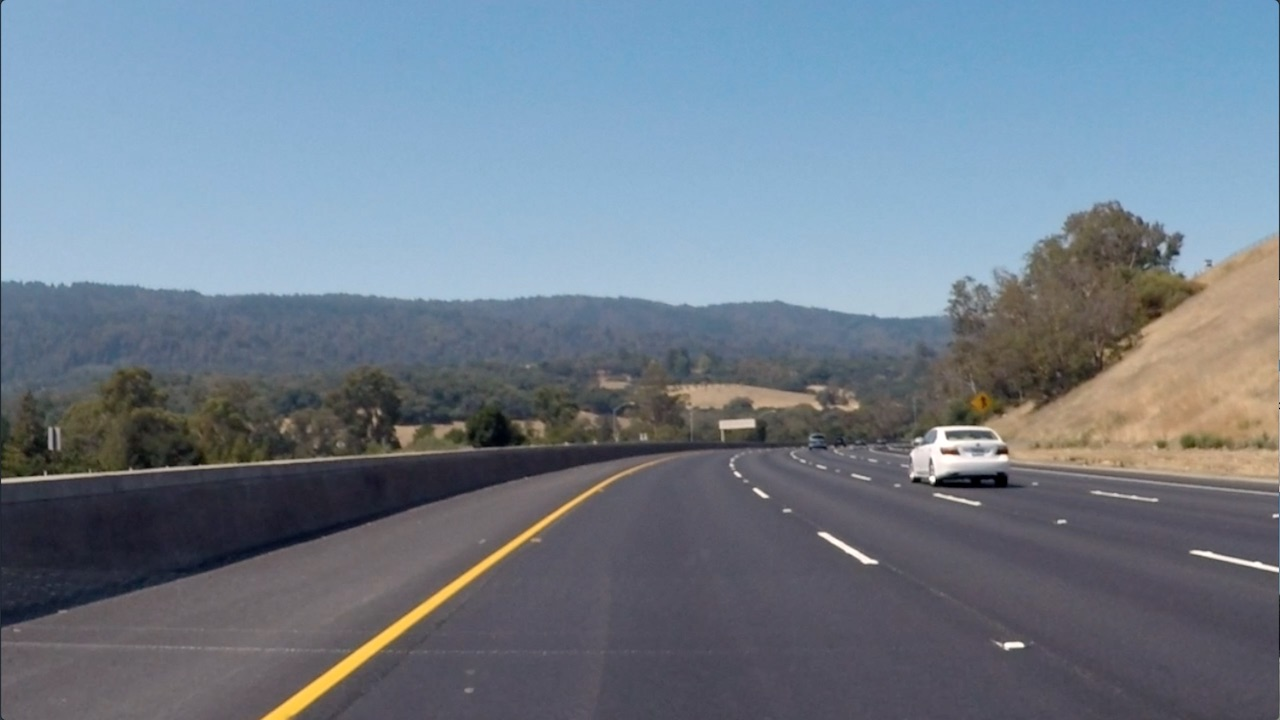
#> input picture data/curved-lane.jpg, 1280 x 720 px
$ python gradient.py   (older library calls are emulated)
#> lines starting #> are read from the running program, lines starting #| are printed output that depends on the picture; after the words box and inside, x2 and y2 are one past the last pixel; in counts of white or black regions, pixels touching at a corner belong together
import numpy as np
import cv2
import matplotlib.pyplot as plt


def abs_sobel_thresh(img, orient='x', sobel_kernel=3, thresh_min=0, thresh_max=255):
    # Grayscale
    # Apply cv2.Sobel()
    # Take the absolute value of the output from cv2.Sobel()
    # Scale the result to an 8-bit range (0-255)
    # Apply lower and upper thresholds
    # Create binary_output
    gray = cv2.cvtColor(img, cv2.COLOR_BGR2GRAY)
    if orient == 'x':
        sobel = cv2.Sobel(gray, cv2.CV_64F, 1, 0, ksize=sobel_kernel)
    else:
        sobel = cv2.Sobel(gray, cv2.CV_64F, 0, 1, ksize=sobel_kernel)

    abs_sobel = np.absolute(sobel)
    scaled_sobel = np.uint8(255 * abs_sobel / np.max(abs_sobel))

    binary_output = np.zeros_like(scaled_sobel)
    binary_output[(scaled_sobel > thresh_min) & (scaled_sobel < thresh_max)] = 1

    return binary_output


def mag_thresh(img, sobel_kernel=3, thresh_min=0, thresh_max=255):
    # Apply the following steps to img
    # 1) Convert to grayscale
    # 2) Take the gradient in x and y separately
    # 3) Calculate the magnitude
    # 4) Scale to 8-bit (0 - 255) and convert to type = np.uint8
    # 5) Create a binary mask where mag thresholds are met
    # 6) Return this mask as your binary_output image
    gray = cv2.cvtColor(img, cv2.COLOR_BGR2GRAY)

    sobel_x = cv2.Sobel(gray, cv2.CV_64F, 1, 0, ksize=sobel_kernel)
    sobel_y = cv2.Sobel(gray, cv2.CV_64F, 0, 1, ksize=sobel_kernel)

    gradient_magnitude = np.sqrt(sobel_x ** 2 + sobel_y ** 2) # g = sqrt(sx^2 + sy^2)

    scale_factor = np.max(gradient_magnitude) / 255

    gradient_magnitude = (gradient_magnitude / scale_factor).astype(np.uint8)

    binary_output = np.zeros_like(gradient_magnitude)
    binary_output[(gradient_magnitude > thresh_min) & (gradient_magnitude < thresh_max)] = 1

    return binary_output


def dir_threshold(img, sobel_kernel=3, thresh_min=0., thresh_max = np.pi / 2):
    # Apply the following steps to img
    # 1) Convert to grayscale
    # 2) Take the gradient in x and y separately
    # 3) Take the absolute value of the x and y gradients
    # 4) Use np.arctan2(abs_sobely, abs_sobelx) to calculate the direction of the gradient
    # 5) Create a binary mask where direction thresholds are met
    # 6) Return this mask as your binary_output image
    gray = cv2.cvtColor(img, cv2.COLOR_BGR2GRAY)

    sobel_x = cv2.Sobel(gray, cv2.CV_64F, 1, 0, ksize=sobel_kernel)
    sobel_y = cv2.Sobel(gray, cv2.CV_64F, 0, 1, ksize=sobel_kernel)

    abs_sobel_x = np.absolute(sobel_x)
    abs_sobel_y = np.absolute(sobel_y)

    direction = np.arctan2(abs_sobel_y, abs_sobel_x)

    binary_output = np.zeros_like(direction)
    binary_output[(direction > thresh_min) & (direction < thresh_max)] = 1

    return binary_output


# sample = cv2.imread("data/signs_vehicles_xygrad.png")

sample = cv2.imread("data/curved-lane.jpg")
#> sample is the input picture: shape (720, 1280, 3); mean B, G, R 138.7, 125, 112.1
# [12 lines of commented-out code are left out]
ksize = 11 # Choose a larger odd number to smooth gradient measurements

# Apply each of the thresholding functions
gradx = abs_sobel_thresh(sample, orient='x', sobel_kernel=ksize, thresh_min=20, thresh_max=100)
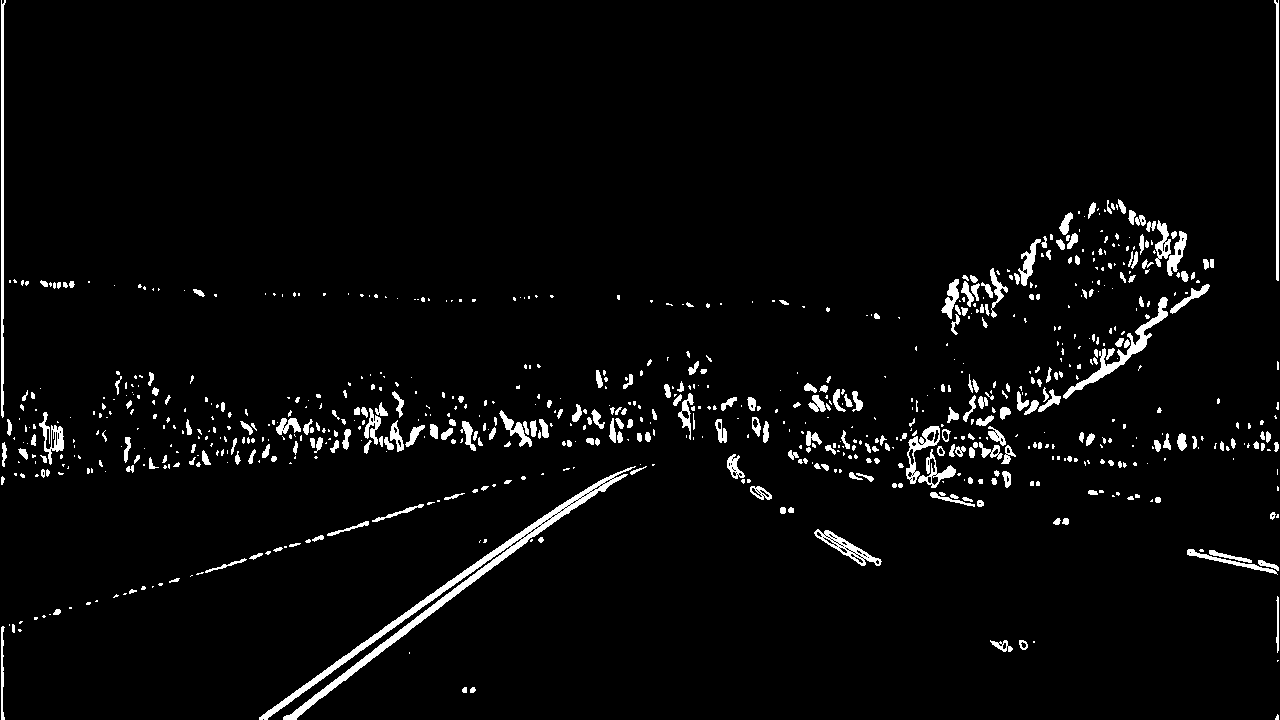
#> gradx: shape (720, 1280); values 0 (black) and 1 (white), 3.6% white; 782 white regions (479 under 20 px), largest, box (x1, y1, x2, y2) and area: (259, 466, 636, 720) 5020, (1063, 297, 1168, 399) 1244, (1, 0, 6, 418) 1229
grady = abs_sobel_thresh(sample, orient='y', sobel_kernel=ksize, thresh_min=20, thresh_max=100)
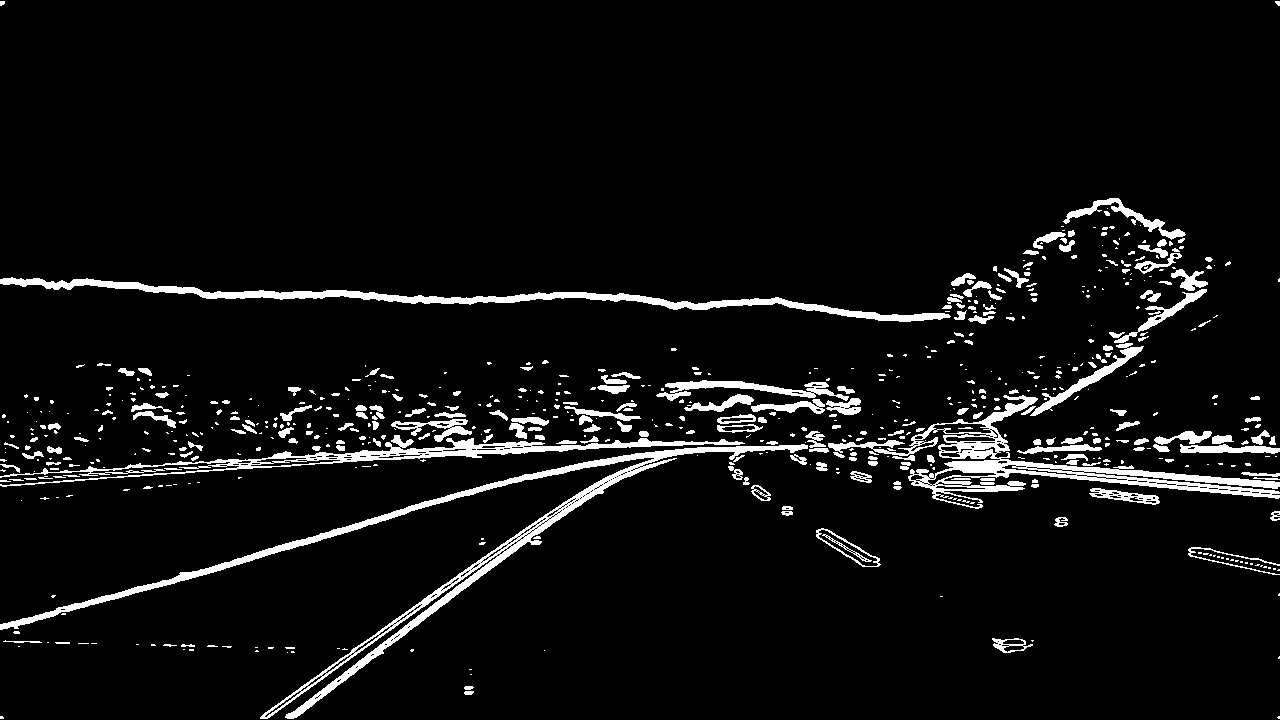
#> grady: shape (720, 1280); values 0 (black) and 1 (white), 5.9% white; 653 white regions (412 under 20 px), largest, box (x1, y1, x2, y2) and area: (0, 444, 808, 719) 10285, (828, 395, 1280, 509) 7969, (0, 277, 951, 322) 6297
mag_binary = mag_thresh(sample, sobel_kernel=ksize, thresh_min=30, thresh_max=100)
#> in mag_thresh, `scale_factor = np.max(gradient_magnitude) / 255`: scale_factor = 102823.2
#> mag_binary: shape (720, 1280); values 0 (black) and 1 (white), 4.9% white; 301 white regions (193 under 20 px), largest, box (x1, y1, x2, y2) and area: (0, 198, 1280, 633) 15470, (0, 0, 977, 333) 6565, (0, 411, 583, 486) 5015
dir_binary = dir_threshold(sample, sobel_kernel=ksize, thresh_min=0.7, thresh_max=1.3)
#> in dir_threshold, `direction = np.arctan2(abs_sobel_y, abs_sobel_x)`:
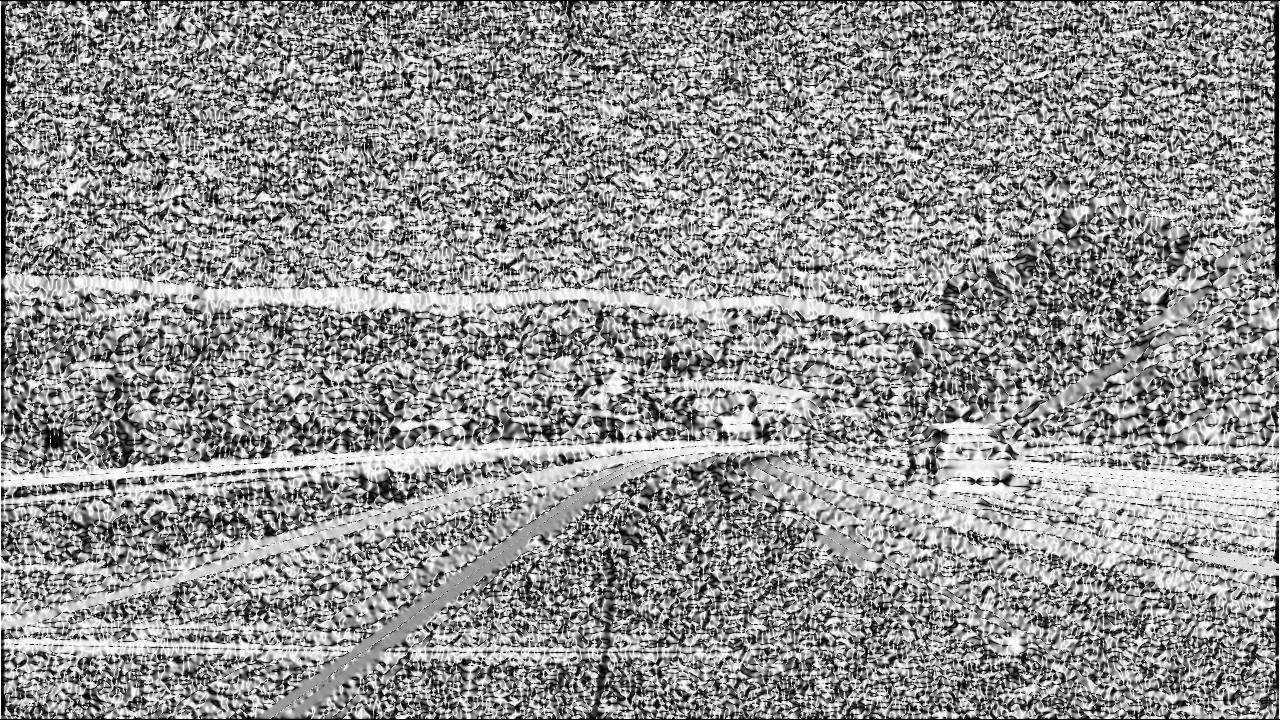
#> direction: shape (720, 1280) float64; min 0, max 1.57, mean 0.907; drawn with min black and max white
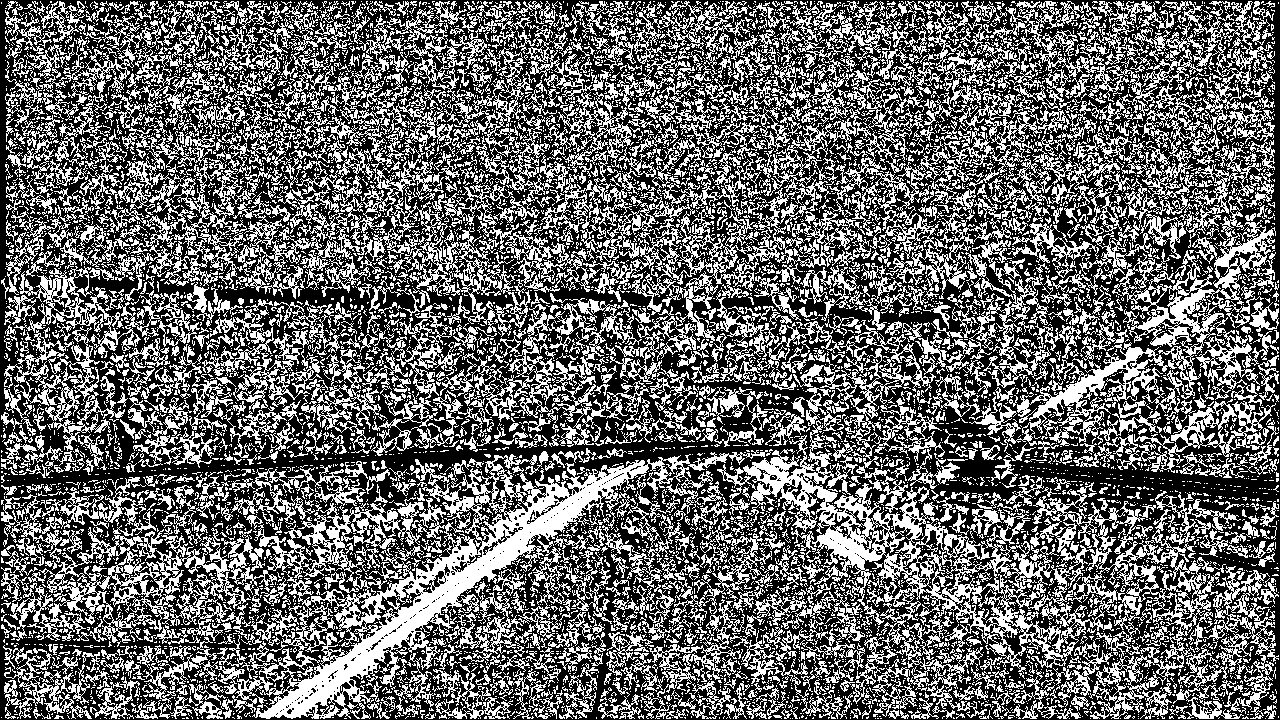
#> dir_binary: shape (720, 1280) float64; values 0 (black) and 1 (white), 40.6% white in thin lines or dots

combined = np.zeros_like(dir_binary)
combined[((gradx == 1) & (grady == 1)) | ((mag_binary == 1) & (dir_binary == 1))] = 1

plt.imshow(combined, cmap='gray')
plt.waitforbuttonpress()
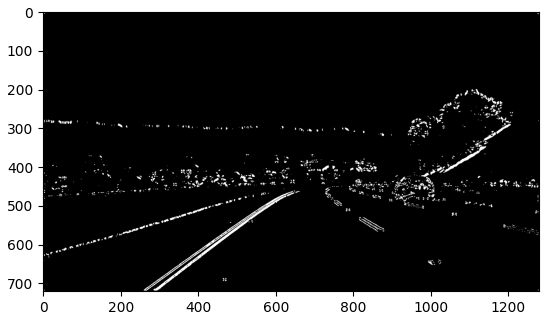
#> figure drawn by matplotlib, 1 panel

$ run again, with data/signs_vehicles_xygrad.png saved as data/curved-lane.jpg
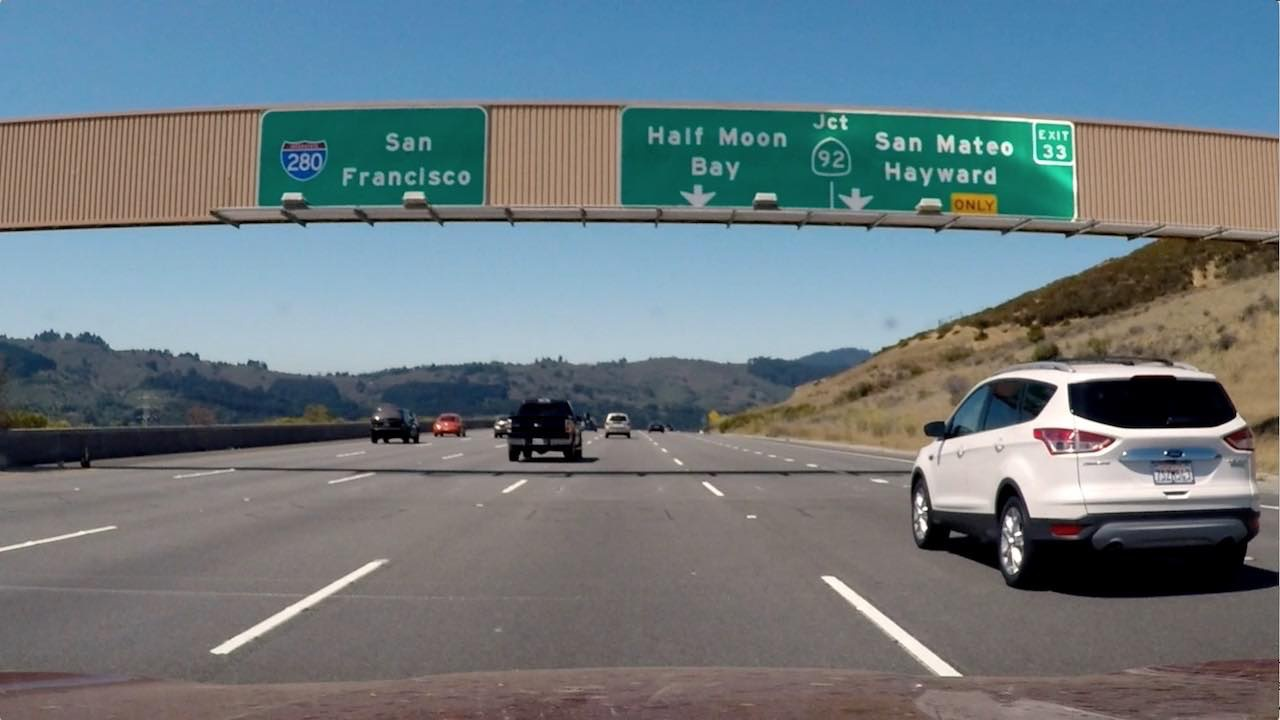
#> input picture data/signs_vehicles_xygrad.png, 1280 x 720 px
#> sample is the input picture: shape (720, 1280, 3); mean B, G, R 127.4, 121.6, 109.2
#> `gradx = abs_sobel_thresh(sample, orient='x', sobel_kernel=ksize, thres..`:
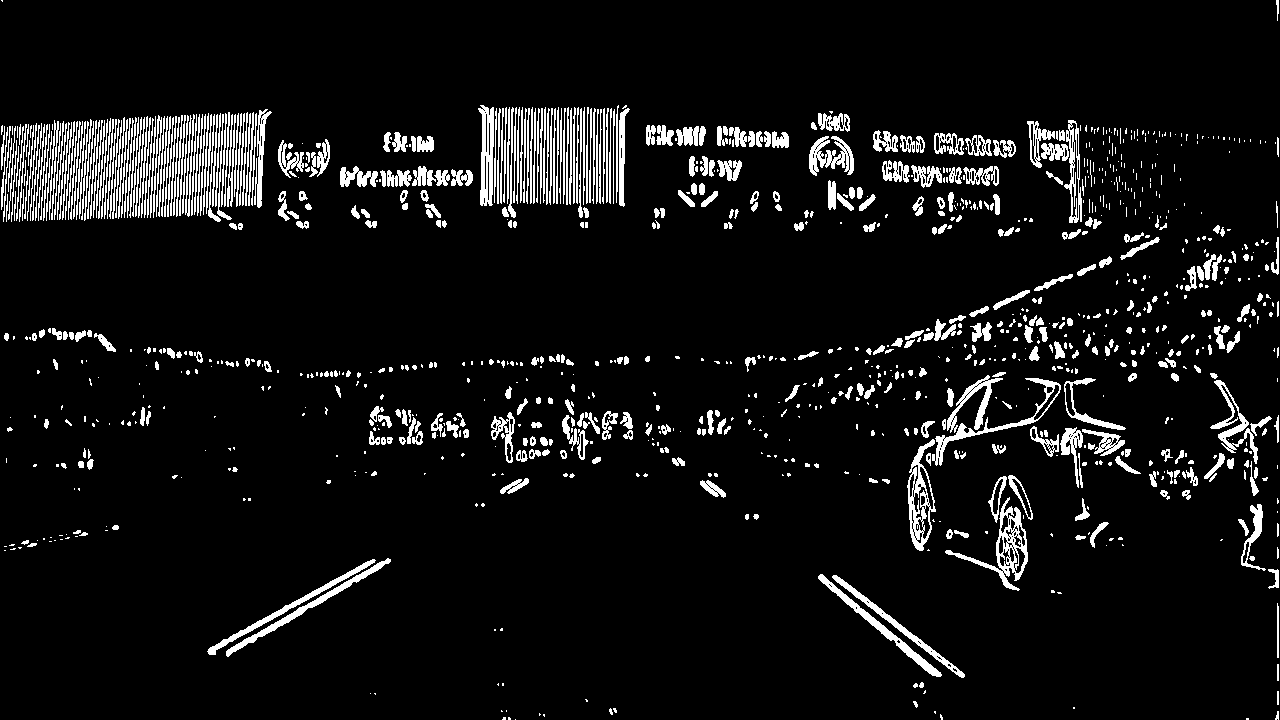
#> gradx: shape (720, 1280); values 0 (black) and 1 (white), 7.4% white; 1138 white regions (613 under 20 px), largest, box (x1, y1, x2, y2) and area: (945, 497, 1028, 591) 1481, (907, 439, 936, 551) 1247, (226, 558, 391, 657) 1102
#> grady: shape (720, 1280); values 0 (black) and 1 (white), 11.6% white; 686 white regions (351 under 20 px), largest, box (x1, y1, x2, y2) and area: (0, 189, 1229, 392) 20819, (0, 456, 997, 527) 10062, (581, 351, 1238, 463) 6806
#> scale_factor = 120624.4
#> mag_binary: shape (720, 1280); values 0 (black) and 1 (white), 10.1% white; 565 white regions (418 under 20 px), largest, box (x1, y1, x2, y2) and area: (0, 106, 1280, 380) 30670, (0, 342, 1280, 601) 27014, (1052, 476, 1265, 510) 1995
#> dir_binary: shape (720, 1280) float64; values 0 (black) and 1 (white), 33% white in thin lines or dots
#> `plt.waitforbuttonpress()`:
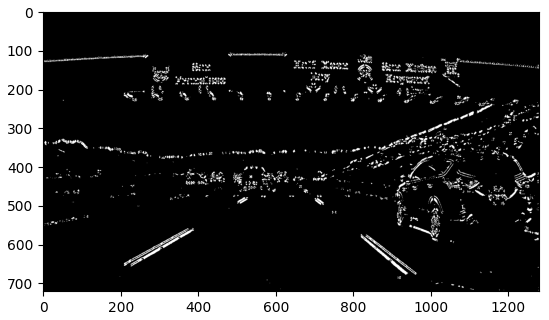
#> figure drawn by matplotlib, 1 panel
